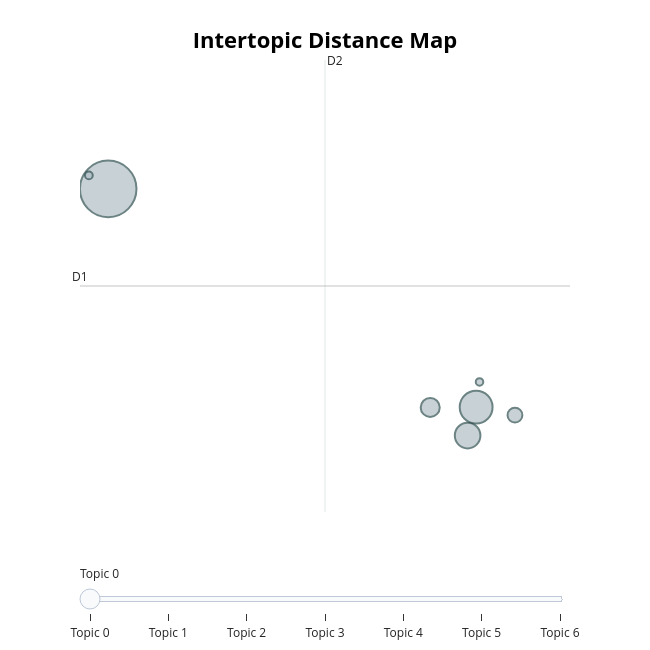

Notebook source saved alongside this figure:
### Code cell
from IPython.display import display

try:
    fig = BERTopic_model.visualize_topics(custom_labels=True)
    display(fig)   # show it
except Exception as e:
    print("Not enough topics for visualization")
    print("Error:", e)

### Figure 1 — Plotly figure (JSON) as saved in the notebook; plotly's stock layout.template omitted (floating-point values rounded to 4 significant figures)
{"data": [{"customdata": [[0, "de | la | en | el | que", 25570], [1, "que | de | la | el | en", 8616], [2, "emojiheartsuit | emojifrowningface | amp | emojismilingface | love", 5233], [3, "de | la | en | el | que", 2891], [4, "eu | no | vou | pra | que", 1754], [5, "emojiheartsuit | de | amiga | hashtaguio | te", 478], [6, "barcelona | el | de | gol | en", 452]], "hovertemplate": "<b>Topic %{customdata[0]}</b><br>%{customdata[1]}<br>Size: %{customdata[2]}", "legendgroup": "", "marker": {"color": "#B0BEC5", "line": {"color": "DarkSlateGrey", "width": 2}, "size": [25570, 8616, 5233, 2891, 1754, 478, 452], "sizemode": "area", "sizeref": 15.98, "symbol": "circle"}, "mode": "markers", "name": "", "orientation": "v", "showlegend": false, "type": "scatter", "x": [-0.6852, 5.651, 5.504, 4.86, 6.32, -1.018, 5.71], "xaxis": "x", "y": [18.73, 13.32, 12.62, 13.32, 13.13, 19.07, 13.95], "yaxis": "y"}], "layout": {"annotations": [{"showarrow": false, "text": "D1", "x": -1.171, "y": 16.33, "yshift": 10}, {"showarrow": false, "text": "D2", "x": 3.048, "xshift": 10, "y": 21.93}], "height": 650, "hoverlabel": {"bgcolor": "white", "font": {"family": "Rockwell", "size": 16}}, "legend": {"itemsizing": "constant", "tracegroupgap": 0}, "margin": {"t": 60}, "shapes": [{"line": {"color": "#CFD8DC", "width": 2}, "type": "line", "x0": 3.048, "x1": 3.048, "y0": 10.73, "y1": 21.93}, {"line": {"color": "#9E9E9E", "width": 2}, "type": "line", "x0": -1.171, "x1": 7.268, "y0": 16.33, "y1": 16.33}], "sliders": [{"active": 0, "pad": {"t": 50}, "steps": [{"args": [{"marker.color": [["red", "#B0BEC5", "#B0BEC5", "#B0BEC5", "#B0BEC5", "#B0BEC5", "#B0BEC5"]]}], "label": "Topic 0", "method": "update"}, {"args": [{"marker.color": [["#B0BEC5", "red", "#B0BEC5", "#B0BEC5", "#B0BEC5", "#B0BEC5", "#B0BEC5"]]}], "label": "Topic 1", "method": "update"}, {"args": [{"marker.color": [["#B0BEC5", "#B0BEC5", "red", "#B0BEC5", "#B0BEC5", "#B0BEC5", "#B0BEC5"]]}], "label": "Topic 2", "method": "update"}, {"args": [{"marker.color": [["#B0BEC5", "#B0BEC5", "#B0BEC5", "red", "#B0BEC5", "#B0BEC5", "#B0BEC5"]]}], "label": "Topic 3", "method": "update"}, {"args": [{"marker.color": [["#B0BEC5", "#B0BEC5", "#B0BEC5", "#B0BEC5", "red", "#B0BEC5", "#B0BEC5"]]}], "label": "Topic 4", "method": "update"}, {"args": [{"marker.color": [["#B0BEC5", "#B0BEC5", "#B0BEC5", "#B0BEC5", "#B0BEC5", "red", "#B0BEC5"]]}], "label": "Topic 5", "method": "update"}, {"args": [{"marker.color": [["#B0BEC5", "#B0BEC5", "#B0BEC5", "#B0BEC5", "#B0BEC5", "#B0BEC5", "red"]]}], "label": "Topic 6", "method": "update"}]}], "title": {"font": {"color": "Black", "size": 22}, "text": "<b>Intertopic Distance Map</b>", "x": 0.5, "xanchor": "center", "y": 0.95, "yanchor": "top"}, "width": 650, "xaxis": {"anchor": "y", "domain": [0, 1], "range": [-1.171, 7.268], "title": {"text": ""}, "type": "linear", "visible": false}, "yaxis": {"anchor": "x", "domain": [0, 1], "range": [10.73, 21.93], "title": {"text": ""}, "type": "linear", "visible": false}}}
